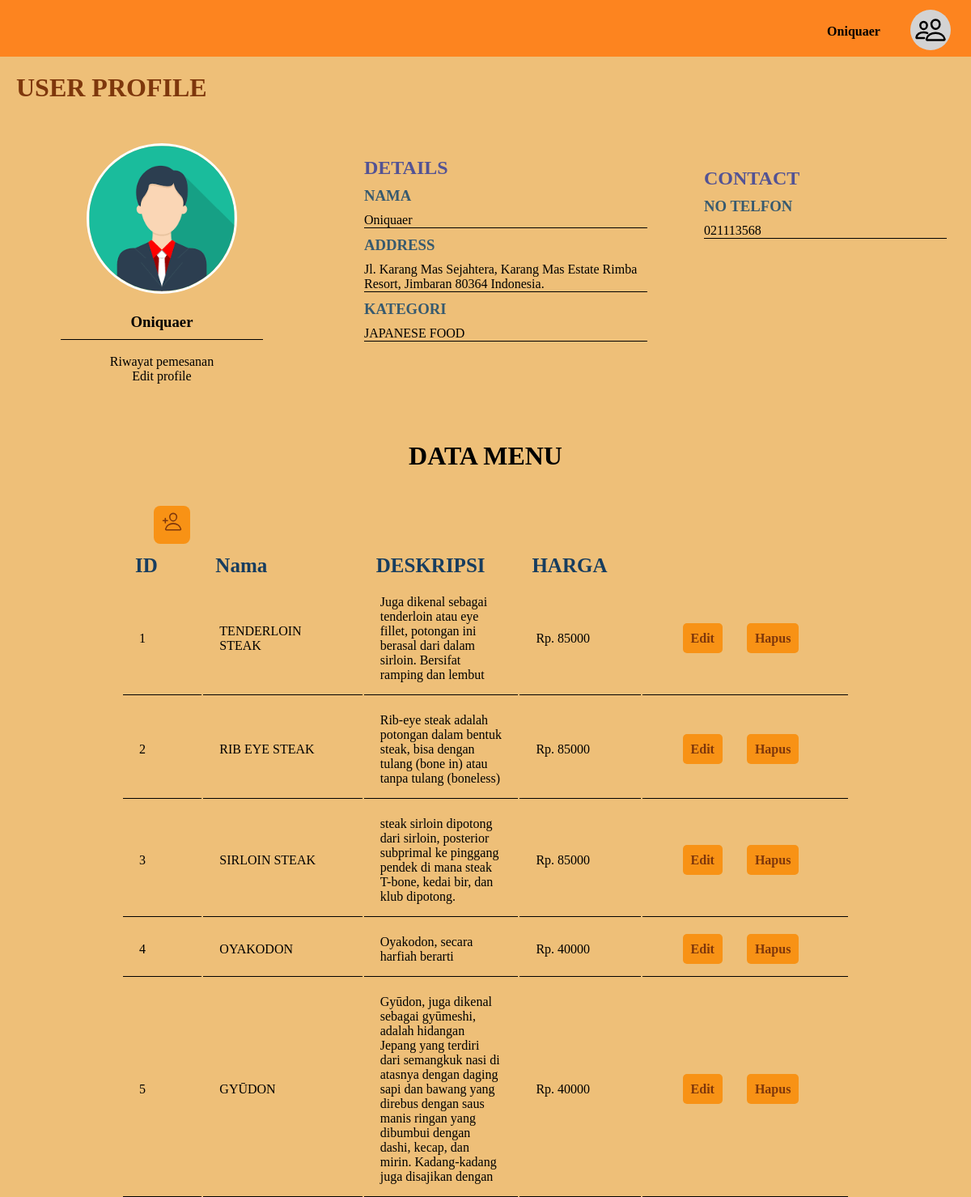
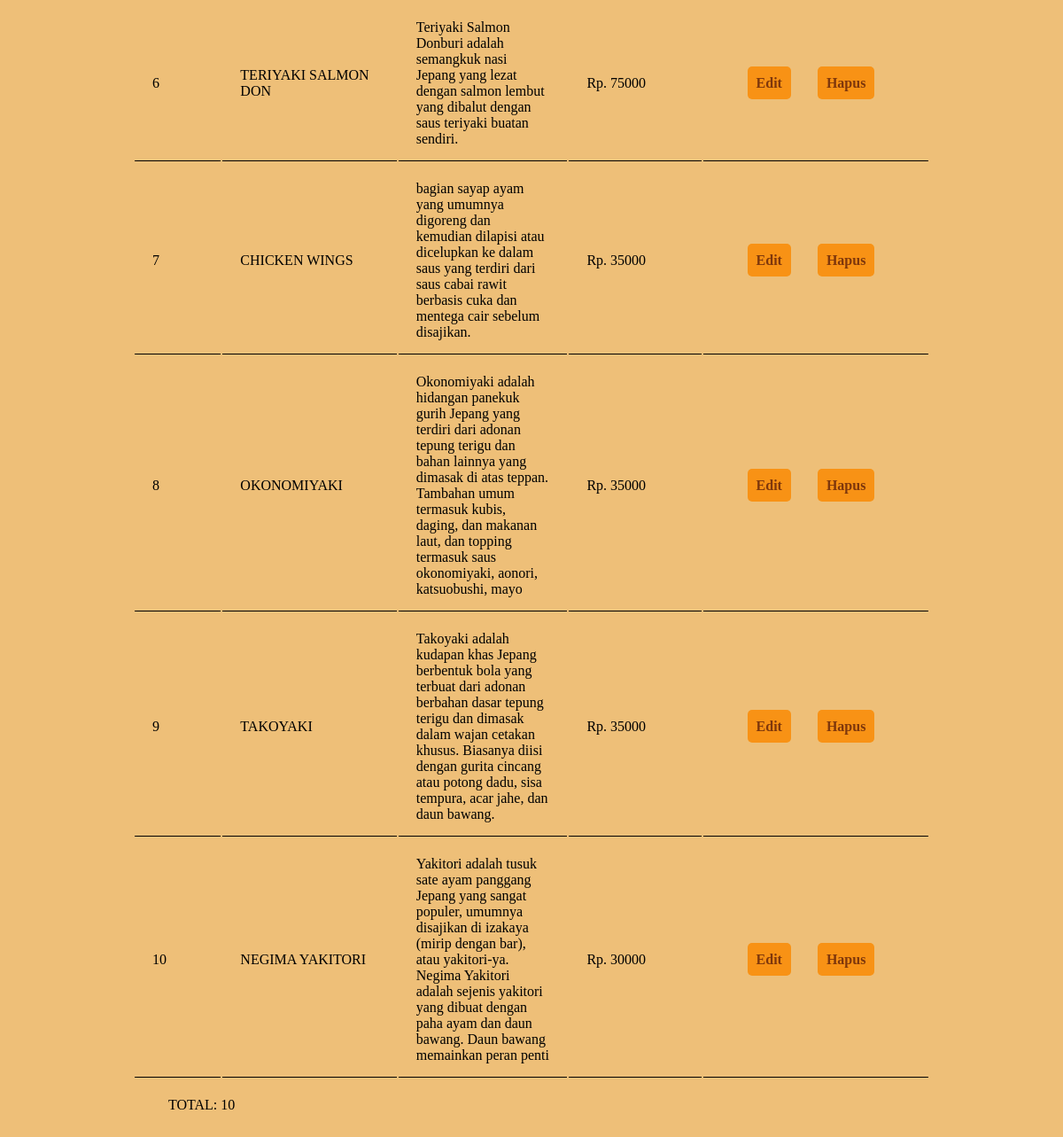
The app's page /resto/oniquaer.php with its own data (2 pictures, top to bottom).
### tables this page shows
CREATE TABLE `presto` (
  `ID` int(50) NOT NULL,
  `NAMA` varchar(255) NOT NULL,
  `ALAMAT` varchar(255) NOT NULL,
  `NOTELFON` varchar(50) NOT NULL,
  `KATEGORI` varchar(50) NOT NULL
);

CREATE TABLE `oniquaer` (
  `ID` int(50) NOT NULL,
  `NAMA` varchar(255) NOT NULL,
  `DESKRIPSI` varchar(255) NOT NULL,
  `HARGA` int(50) NOT NULL
);

### admin/config.php (called while the page is built, shortened)
<?php
	$server = "localhost";
	$user = "root";
	$password = "";
	$nama_database = "bifood";
	$db = mysqli_connect($server, $user, $password, $nama_database);
		$test7 = mysqli_query($db, "SELECT * FROM presto WHERE ID = 7");
?>

### resto/oniquaer.php (the view, shortened to what this page needs)
<!DOCTYPE html>
<html lang="en">
<head>
    <link rel="stylesheet" type="text/css" href="../css/home.css">
    <link rel="stylesheet" type="text/css" href="../css/uprofile.css">
    <link rel="stylesheet" type="text/css" href="../css/menuprof.css">
</head>
<body>
    <header>
        <div class="prof">
            <ul>
                <li>
                    <h4 class="uy">
                    <?php
                    include("../admin/config.php");
                    while($presto = mysqli_fetch_array($test7)){
                        echo "$presto[1]";
                    }
                    ?>
                    </h4>
                    <p><ion-icon name="people-outline"></ion-icon></p>
                </li>
            </ul>
        </div>
    </header>
    <div class="container">
        <h1>USER PROFILE</h1>
        <div class="abc">
            <img src="../img/profile.png">
            <h3>
                <?php
                    include("../admin/config.php");
                    while($presto = mysqli_fetch_array($test7)){
                        echo "$presto[1]";
                    }
                ?>
            </h3><br>
            <a href="oniquaer/listpemesanan.php">Riwayat pemesanan</a><br>
            <a href="../admin/listuser.php">Edit profile</a>
        </div>
        <div class="efg">
            <h2>DETAILS</h2>
            <h3>NAMA</h3>
            <p>
                <?php
                    include("../admin/config.php");
                    while($presto = mysqli_fetch_array($test7)){
                        echo "$presto[1]";
                    }
                ?>
            </p>
            <h3>ADDRESS</h3>
            <p>
                <?php
                    include("../admin/config.php");
                    while($presto = mysqli_fetch_array($test7)){
                        echo "$presto[2]";
                    }
                ?>
            </p>
            <h3>KATEGORI</h3>
            <p>
                <?php
                    include("../admin/config.php");
                    while($presto = mysqli_fetch_array($test7)){
                        echo "$presto[4]";
                    }
                ?>
            </p>
        </div>
        <div class="hij">
            <h2>CONTACT</h2>
            <h3>NO TELFON</h3>
            <p>
                <?php
                    include("../admin/config.php");
                    while($presto = mysqli_fetch_array($test7)){
                        echo "$presto[3]";
                    }
                ?>
            </p>
        </div>
    </div>
    <div class="menu">
    <h1>DATA MENU</h1>
    <nav>
		<a href="oniquaer/form_tambah.php"><ion-icon name="person-add-outline"></ion-icon></a>
	</nav>
    <table>
		<thead>
			<tr>
				<th>ID</th>
				<th>Nama</th>
				<th>DESKRIPSI</th>
				<th>HARGA</th>
			</tr>
		</thead>
		<tbody>
			<?php
				$sql = "SELECT * FROM oniquaer";
				$query = mysqli_query($db, $sql);
				while($oniquaer = mysqli_fetch_array($query)){
					echo "<tr>";
					echo "<td>".$oniquaer['ID']."</td>";
					echo "<td>".$oniquaer['NAMA']."</td>";
					echo "<td>".$oniquaer['DESKRIPSI']."</td>";
					echo "<td> Rp. ".$oniquaer['HARGA']."</td>";
                    echo "<td>";
					echo "<a href='oniquaer/form_edit.php?ID=".$oniquaer['ID']."'>Edit</a>";
                    echo "<a href='oniquaer/hapus.php?ID=".$oniquaer['ID']."' onClick=\"return confirm('yakin?');\">Hapus</a>";
					echo "</tr>";
				}
			?>
		</tbody>
	</table>
	<p class="total">TOTAL: <?php echo mysqli_num_rows($query) ?></p>
    </div>
</body>
</html>

### css/home.css (style rules this page uses)
* { margin: 0; padding: 0; }
html { scroll-behavior: smooth; }
body { background-color: #EEBF78; }
header { width: 100%; height: 50px; background-color: #FD841F; text-align: center; padding-top: 10px; padding-bottom: 10px; }
.prof ul li { display: inline-block; cursor: pointer; }
.prof p ion-icon { font-size: 40px; margin-left: 100px; margin-top: -60px; padding: 5px; border-radius: 50%; -webkit-border-radius: 50%; -moz-border-radius: 50%; -ms-border-radius: 50%; -o-border-radius: 50%; background-color: lightgrey; }
.prof { margin-left: 1000px; margin-top: -25px; }
.uy { margin-left: -90px; }

### css/uprofile.css (style rules this page uses)
* { margin: 0; padding: 0; }
.prof { margin-top: 20px; }
.container h1 { font-family: 'Goudy Old Style'; color: #7E370C; padding: 20px 20px; }
.abc { width: 300px; text-align: center; margin-left: 50px; margin-top: 30px; }
.abc img { width: 180px; border-radius: 50%; -webkit-border-radius: 50%; -moz-border-radius: 50%; -ms-border-radius: 50%; -o-border-radius: 50%; border: 3px solid white; margin-bottom: 20px; }
.abc h3 { border-bottom: 1px solid #000; width: 250px; margin-left: 25px; padding-bottom: 10px; }
.abc a { text-decoration: none; margin-top: 20px; color: black; }
.efg { margin-left: 450px; margin-top: -280px; width: 350px; }
.efg h2 { font-family: tahoma; color: rgb(83, 83, 148); }
.efg h3 { font-family: tahoma; color: rgb(55, 90, 111); margin-bottom: 10px; margin-top: 10px; }
.efg p { border-bottom: 1px solid #000; }
.hij { width: 300px; margin-left: 870px; margin-top: -215px; }
.hij h2 { font-family: tahoma; color: rgb(83, 83, 148); }
.hij h3 { font-family: tahoma; color: rgb(55, 90, 111); margin-bottom: 10px; margin-top: 10px; }
.hij p { border-bottom: 1px solid #000; }

### css/menuprof.css (style rules this page uses)
.menu { margin-top: 250px; }
.menu h1 { text-align: center; }
nav { margin-top: 50px; margin-left: 190px; }
.total { margin-top: 20px; margin-left: 190px; padding-bottom: 50px; }
nav a { text-decoration: none; font-size: 25px; padding: 10px 10px; background-color: rgb(248, 146, 21); color: #7E370C; border-radius: 8px; -webkit-border-radius: 8px; -moz-border-radius: 8px; -ms-border-radius: 8px; -o-border-radius: 8px; }
table { margin-top: 20px; width: 900px; margin-left: auto; margin-right: auto; }
thead th { font-weight: bold; font-size: 25px; text-align: left; padding-left: 15px; color: rgb(23, 61, 95); }
tbody td { border-bottom: 1px solid #000; padding: 20px 20px; padding-bottom: 15px; width: 9000px; }
tbody td a { margin-left: 30px; }
tbody a { text-decoration: none; margin-left: 15px; padding: 10px; margin-bottom: 5px; border-radius: 5px; -webkit-border-radius: 5px; -moz-border-radius: 5px; -ms-border-radius: 5px; -o-border-radius: 5px; background-color: rgb(248, 146, 21); color: #7E370C; cursor: pointer; font-weight: bold; }

### records on screen
presto: NAMA "Oniquaer", ALAMAT "Jl. Karang Mas Sejahtera, Karang Mas Estate Rimba Resort, Jimbaran 80364 Indonesia.", KATEGORI "JAPANESE FOOD", NOTELFON "021113568"
oniquaer: ID "1", NAMA "TENDERLOIN STEAK", DESKRIPSI "Juga dikenal sebagai tenderloin atau eye fillet, potongan ini berasal dari dalam sirloin. Bersifat ramping dan lembut", HARGA "85000"
oniquaer: ID "2", NAMA "RIB EYE STEAK", DESKRIPSI "Rib-eye steak adalah potongan dalam bentuk steak, bisa dengan tulang (bone in) atau tanpa tulang (boneless)", HARGA "85000"
oniquaer: ID "3", NAMA "SIRLOIN STEAK", DESKRIPSI "steak sirloin dipotong dari sirloin, posterior subprimal ke pinggang pendek di mana steak T-bone, kedai bir, dan klub dipotong.", HARGA "85000"
oniquaer: ID "4", NAMA "OYAKODON", DESKRIPSI "Oyakodon, secara harfiah berarti", HARGA "40000"
oniquaer: ID "5", NAMA "GYŪDON", DESKRIPSI "Gyūdon, juga dikenal sebagai gyūmeshi, adalah hidangan Jepang yang terdiri dari semangkuk nasi di atasnya dengan daging sapi dan bawang yang direbus dengan saus manis ringan yang dibumbui dengan dashi, kecap, dan mirin. Kadang-kadang juga disajikan dengan", HARGA "40000"
oniquaer: ID "6", NAMA "TERIYAKI SALMON DON", DESKRIPSI "Teriyaki Salmon Donburi adalah semangkuk nasi Jepang yang lezat dengan salmon lembut yang dibalut dengan saus teriyaki buatan sendiri.", HARGA "75000"
oniquaer: ID "7", NAMA "CHICKEN WINGS", DESKRIPSI "bagian sayap ayam yang umumnya digoreng dan kemudian dilapisi atau dicelupkan ke dalam saus yang terdiri dari saus cabai rawit berbasis cuka dan mentega cair sebelum disajikan.", HARGA "35000"
oniquaer: ID "8", NAMA "OKONOMIYAKI", DESKRIPSI "Okonomiyaki adalah hidangan panekuk gurih Jepang yang terdiri dari adonan tepung terigu dan bahan lainnya yang dimasak di atas teppan. Tambahan umum termasuk kubis, daging, dan makanan laut, dan topping termasuk saus okonomiyaki, aonori, katsuobushi, mayo", HARGA "35000"
oniquaer: ID "9", NAMA "TAKOYAKI", DESKRIPSI "Takoyaki adalah kudapan khas Jepang berbentuk bola yang terbuat dari adonan berbahan dasar tepung terigu dan dimasak dalam wajan cetakan khusus. Biasanya diisi dengan gurita cincang atau potong dadu, sisa tempura, acar jahe, dan daun bawang.", HARGA "35000"
oniquaer: ID "10", NAMA "NEGIMA YAKITORI", DESKRIPSI "Yakitori adalah tusuk sate ayam panggang Jepang yang sangat populer, umumnya disajikan di izakaya (mirip dengan bar), atau yakitori-ya. Negima Yakitori adalah sejenis yakitori yang dibuat dengan paha ayam dan daun bawang. Daun bawang memainkan peran penti", HARGA "30000"

### other values on screen
mysqli_num_rows($query) "10"
